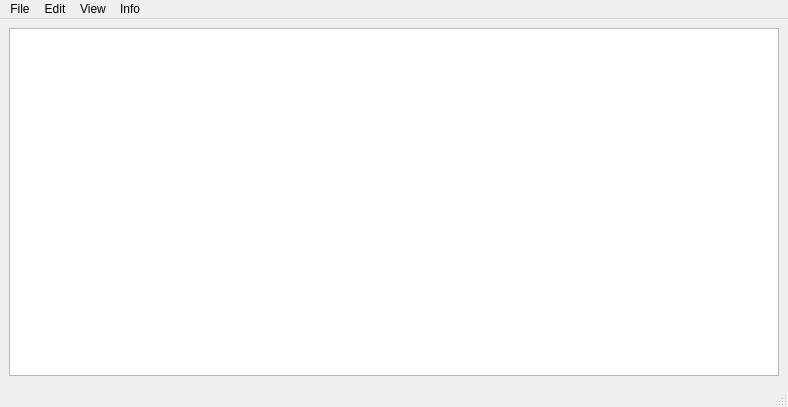
<?xml version="1.0" encoding="UTF-8"?>
<ui version="4.0">
 <class>MainWindow</class>
 <widget class="QMainWindow" name="MainWindow">
  <property name="geometry">
   <rect>
    <x>0</x>
    <y>0</y>
    <width>788</width>
    <height>407</height>
   </rect>
  </property>
  <property name="windowTitle">
   <string>NotePad</string>
  </property>
  <property name="windowIcon">
   <iconset theme="QIcon::ThemeIcon::DocumentPageSetup"/>
  </property>
  <widget class="QWidget" name="centralwidget">
   <layout class="QVBoxLayout" name="verticalLayout">
    <item>
     <widget class="QTextEdit" name="textEdit">
      <property name="documentTitle">
       <string/>
      </property>
     </widget>
    </item>
   </layout>
  </widget>
  <widget class="QMenuBar" name="menubar">
   <property name="geometry">
    <rect>
     <x>0</x>
     <y>0</y>
     <width>788</width>
     <height>22</height>
    </rect>
   </property>
   <widget class="QMenu" name="menuFile">
    <property name="title">
     <string>File</string>
    </property>
    <addaction name="actionNew"/>
    <addaction name="actionSave"/>
    <addaction name="actionSave_As"/>
    <addaction name="actionOpen"/>
    <addaction name="separator"/>
    <addaction name="actionExit"/>
   </widget>
   <widget class="QMenu" name="menuEdit">
    <property name="title">
     <string>Edit</string>
    </property>
    <addaction name="actionCut"/>
    <addaction name="actionCopy"/>
    <addaction name="actionPaste"/>
    <addaction name="separator"/>
    <addaction name="actionUndo"/>
    <addaction name="actionRedo"/>
    <addaction name="separator"/>
    <addaction name="actionFont"/>
    <addaction name="actionText_Color"/>
    <addaction name="separator"/>
    <addaction name="actionBg_Color"/>
   </widget>
   <widget class="QMenu" name="menuView">
    <property name="title">
     <string>View</string>
    </property>
    <widget class="QMenu" name="menuZoom">
     <property name="title">
      <string>Zoom</string>
     </property>
     <property name="icon">
      <iconset theme="QIcon::ThemeIcon::SystemSearch"/>
     </property>
     <addaction name="actionZoom_In"/>
     <addaction name="actionZoom_Out"/>
     <addaction name="separator"/>
     <addaction name="actionRestor_to_Normal_Zoom"/>
    </widget>
    <addaction name="menuZoom"/>
    <addaction name="actionPrint"/>
   </widget>
   <widget class="QMenu" name="menuInfo">
    <property name="title">
     <string>Info</string>
    </property>
    <addaction name="actionAbout"/>
   </widget>
   <addaction name="menuFile"/>
   <addaction name="menuEdit"/>
   <addaction name="menuView"/>
   <addaction name="menuInfo"/>
  </widget>
  <widget class="QStatusBar" name="statusbar"/>
  <action name="actionNew">
   <property name="icon">
    <iconset theme="QIcon::ThemeIcon::DocumentNew"/>
   </property>
   <property name="text">
    <string>New</string>
   </property>
   <property name="font">
    <font>
     <pointsize>10</pointsize>
    </font>
   </property>
   <property name="shortcut">
    <string>Ctrl+N</string>
   </property>
  </action>
  <action name="actionSave">
   <property name="icon">
    <iconset theme="QIcon::ThemeIcon::DocumentSave"/>
   </property>
   <property name="text">
    <string>Save</string>
   </property>
   <property name="font">
    <font>
     <pointsize>10</pointsize>
    </font>
   </property>
   <property name="shortcut">
    <string>Ctrl+S</string>
   </property>
  </action>
  <action name="actionSave_As">
   <property name="icon">
    <iconset theme="QIcon::ThemeIcon::DocumentSaveAs"/>
   </property>
   <property name="text">
    <string>Save As</string>
   </property>
   <property name="font">
    <font>
     <pointsize>10</pointsize>
    </font>
   </property>
  </action>
  <action name="actionOpen">
   <property name="icon">
    <iconset theme="QIcon::ThemeIcon::DocumentOpen"/>
   </property>
   <property name="text">
    <string>Open</string>
   </property>
   <property name="font">
    <font>
     <pointsize>10</pointsize>
    </font>
   </property>
   <property name="shortcut">
    <string>Ctrl+O</string>
   </property>
  </action>
  <action name="actionExit">
   <property name="icon">
    <iconset theme="QIcon::ThemeIcon::ApplicationExit"/>
   </property>
   <property name="text">
    <string>Exit</string>
   </property>
   <property name="font">
    <font>
     <pointsize>10</pointsize>
    </font>
   </property>
   <property name="shortcut">
    <string>Ctrl+W</string>
   </property>
  </action>
  <action name="actionCut">
   <property name="icon">
    <iconset theme="QIcon::ThemeIcon::EditCut"/>
   </property>
   <property name="text">
    <string>Cut</string>
   </property>
   <property name="font">
    <font>
     <pointsize>10</pointsize>
    </font>
   </property>
   <property name="shortcut">
    <string>Ctrl+X</string>
   </property>
  </action>
  <action name="actionCopy">
   <property name="icon">
    <iconset theme="QIcon::ThemeIcon::EditCopy"/>
   </property>
   <property name="text">
    <string>Copy</string>
   </property>
   <property name="font">
    <font>
     <pointsize>10</pointsize>
    </font>
   </property>
   <property name="shortcut">
    <string>Ctrl+C</string>
   </property>
  </action>
  <action name="actionPaste">
   <property name="icon">
    <iconset theme="QIcon::ThemeIcon::EditPaste"/>
   </property>
   <property name="text">
    <string>Paste</string>
   </property>
   <property name="font">
    <font>
     <pointsize>10</pointsize>
    </font>
   </property>
   <property name="shortcut">
    <string>Ctrl+V</string>
   </property>
  </action>
  <action name="actionUndo">
   <property name="icon">
    <iconset theme="QIcon::ThemeIcon::DocumentRevert"/>
   </property>
   <property name="text">
    <string>Undo</string>
   </property>
   <property name="font">
    <font>
     <pointsize>10</pointsize>
    </font>
   </property>
   <property name="shortcut">
    <string>Ctrl+Z</string>
   </property>
  </action>
  <action name="actionRedo">
   <property name="icon">
    <iconset theme="QIcon::ThemeIcon::EditRedo"/>
   </property>
   <property name="text">
    <string>Redo</string>
   </property>
   <property name="font">
    <font>
     <pointsize>10</pointsize>
    </font>
   </property>
   <property name="shortcut">
    <string>Ctrl+Y</string>
   </property>
  </action>
  <action name="actionFont">
   <property name="icon">
    <iconset theme="QIcon::ThemeIcon::MediaTape"/>
   </property>
   <property name="text">
    <string>Font</string>
   </property>
   <property name="font">
    <font>
     <pointsize>10</pointsize>
    </font>
   </property>
   <property name="shortcut">
    <string>Ctrl+F</string>
   </property>
  </action>
  <action name="actionText_Color">
   <property name="icon">
    <iconset theme="QIcon::ThemeIcon::MailMessageNew"/>
   </property>
   <property name="text">
    <string>Text Color</string>
   </property>
   <property name="font">
    <font>
     <pointsize>10</pointsize>
    </font>
   </property>
   <property name="shortcut">
    <string>Ctrl+T</string>
   </property>
  </action>
  <action name="actionBg_Color">
   <property name="icon">
    <iconset theme="QIcon::ThemeIcon::MediaPlaybackStop"/>
   </property>
   <property name="text">
    <string>HighLight</string>
   </property>
   <property name="font">
    <font>
     <pointsize>10</pointsize>
    </font>
   </property>
   <property name="shortcut">
    <string>Ctrl+H</string>
   </property>
  </action>
  <action name="actionZoom_In">
   <property name="icon">
    <iconset theme="QIcon::ThemeIcon::ZoomIn"/>
   </property>
   <property name="text">
    <string>Zoom In</string>
   </property>
   <property name="font">
    <font>
     <pointsize>10</pointsize>
    </font>
   </property>
   <property name="shortcut">
    <string>Ctrl+=</string>
   </property>
  </action>
  <action name="actionZoom_Out">
   <property name="icon">
    <iconset theme="QIcon::ThemeIcon::ZoomOut"/>
   </property>
   <property name="text">
    <string>Zoom Out</string>
   </property>
   <property name="font">
    <font>
     <pointsize>10</pointsize>
    </font>
   </property>
   <property name="shortcut">
    <string>Ctrl+-</string>
   </property>
  </action>
  <action name="actionRestor_to_Normal_Zoom">
   <property name="icon">
    <iconset theme="QIcon::ThemeIcon::ZoomFitBest"/>
   </property>
   <property name="text">
    <string>Restor to Normal Zoom</string>
   </property>
   <property name="font">
    <font>
     <pointsize>10</pointsize>
    </font>
   </property>
   <property name="shortcut">
    <string>Ctrl+0</string>
   </property>
  </action>
  <action name="actionPrint">
   <property name="icon">
    <iconset theme="QIcon::ThemeIcon::DocumentPrint"/>
   </property>
   <property name="text">
    <string>Print</string>
   </property>
   <property name="font">
    <font>
     <pointsize>10</pointsize>
    </font>
   </property>
   <property name="shortcut">
    <string>Ctrl+P</string>
   </property>
  </action>
  <action name="actionAbout">
   <property name="icon">
    <iconset theme="QIcon::ThemeIcon::HelpAbout"/>
   </property>
   <property name="text">
    <string>About</string>
   </property>
   <property name="font">
    <font>
     <pointsize>10</pointsize>
    </font>
   </property>
   <property name="shortcut">
    <string>Ctrl+I</string>
   </property>
  </action>
 </widget>
 <resources/>
 <connections/>
</ui>
